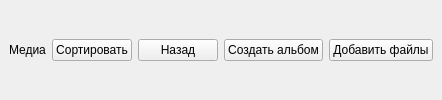
         <widget class="QWidget" name="media_page_header" native="true">
          <property name="sizePolicy">
           <sizepolicy hsizetype="Preferred" vsizetype="Preferred">
            <horstretch>0</horstretch>
            <verstretch>0</verstretch>
           </sizepolicy>
          </property>
          <property name="minimumSize">
           <size>
            <width>0</width>
            <height>0</height>
           </size>
          </property>
          <property name="styleSheet">
           <string notr="true"/>
          </property>
          <layout class="QHBoxLayout" name="horizontalLayout_2">
           <property name="leftMargin">
            <number>9</number>
           </property>
           <property name="topMargin">
            <number>0</number>
           </property>
           <property name="rightMargin">
            <number>9</number>
           </property>
           <property name="bottomMargin">
            <number>0</number>
           </property>
           <item>
            <widget class="QLabel" name="media_page_header_label">
             <property name="styleSheet">
              <string notr="true"/>
             </property>
             <property name="text">
              <string>Медиа</string>
             </property>
            </widget>
           </item>
           <item>
            <widget class="QPushButton" name="media_page_header_sort_files_btn">
             <property name="sizePolicy">
              <sizepolicy hsizetype="Maximum" vsizetype="Fixed">
               <horstretch>0</horstretch>
               <verstretch>0</verstretch>
              </sizepolicy>
             </property>
             <property name="cursor">
              <cursorShape>PointingHandCursor</cursorShape>
             </property>
             <property name="text">
              <string>Сортировать</string>
             </property>
            </widget>
           </item>
           <item>
            <widget class="QPushButton" name="media_page_header_back_to_files_area_btn">
             <property name="sizePolicy">
              <sizepolicy hsizetype="Maximum" vsizetype="Fixed">
               <horstretch>0</horstretch>
               <verstretch>0</verstretch>
              </sizepolicy>
             </property>
             <property name="cursor">
              <cursorShape>PointingHandCursor</cursorShape>
             </property>
             <property name="text">
              <string>Назад</string>
             </property>
            </widget>
           </item>
           <item>
            <widget class="QPushButton" name="media_page_header_create_album_btn">
             <property name="sizePolicy">
              <sizepolicy hsizetype="Maximum" vsizetype="Fixed">
               <horstretch>0</horstretch>
               <verstretch>0</verstretch>
              </sizepolicy>
             </property>
             <property name="cursor">
              <cursorShape>PointingHandCursor</cursorShape>
             </property>
             <property name="text">
              <string>Создать альбом</string>
             </property>
            </widget>
           </item>
           <item>
            <widget class="QPushButton" name="media_page_header_add_files_btn">
             <property name="sizePolicy">
              <sizepolicy hsizetype="Maximum" vsizetype="Fixed">
               <horstretch>0</horstretch>
               <verstretch>0</verstretch>
              </sizepolicy>
             </property>
             <property name="cursor">
              <cursorShape>PointingHandCursor</cursorShape>
             </property>
             <property name="text">
              <string>Добавить файлы</string>
             </property>
            </widget>
           </item>
          </layout>
         </widget>
